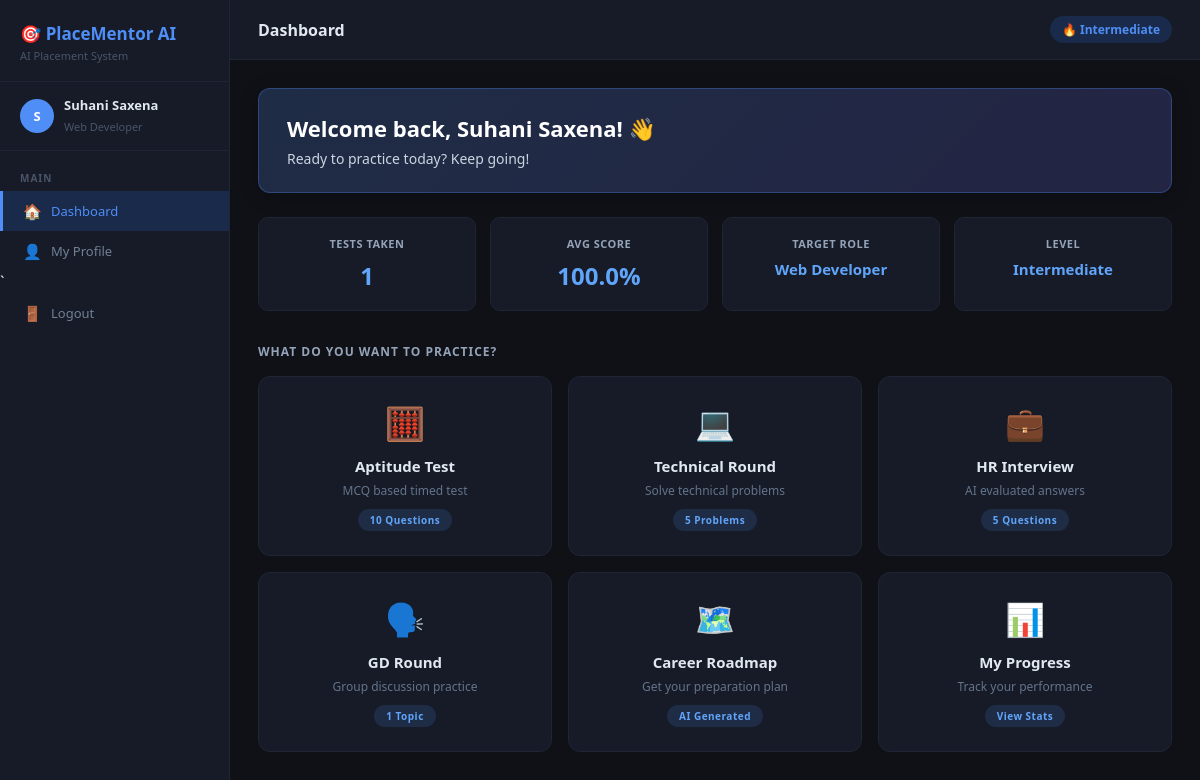
The app's page /dashboard (signed in) with its own data.
### tables this page shows
CREATE TABLE users (
            id INTEGER PRIMARY KEY AUTOINCREMENT,
            username TEXT NOT NULL,
            email TEXT UNIQUE NOT NULL,
            password TEXT NOT NULL,
            target_role TEXT,
            created_at TIMESTAMP DEFAULT CURRENT_TIMESTAMP
        );

CREATE TABLE levels (
            id INTEGER PRIMARY KEY AUTOINCREMENT,
            user_id INTEGER,
            level_name TEXT,
            unlocked INTEGER DEFAULT 0,
            FOREIGN KEY (user_id) REFERENCES users(id)
        );

### app.py (the view)
@app.route('/dashboard')
def dashboard():
    if 'user_id' not in session:
        return redirect('/login')
    conn   = get_connection()
    cursor = conn.cursor()
    cursor.execute("SELECT target_role FROM users WHERE id = ?", (session['user_id'],))
    user = cursor.fetchone()
    cursor.execute("SELECT COUNT(*) as total FROM attempts WHERE user_id = ?", (session['user_id'],))
    total = cursor.fetchone()
    cursor.execute(
        "SELECT AVG(score * 100.0 / total) as avg FROM attempts WHERE user_id = ?",
        (session['user_id'],),
    )
    avg = cursor.fetchone()
    conn.close()
    stats = {
        'total_tests': total['total'],
        'avg_score'  : round(avg['avg'], 1) if avg['avg'] else 0
    }
    return render_template('dashboard.html',
        username    = session['username'],
        target_role = user['target_role'] or 'Not Set',
        stats       = stats,
        level       = get_user_display_level(session['user_id'])
    )

### app.py (called while the page is built)
@app.context_processor
def inject_sidebar_context():
    if 'user_id' not in session:
        return {}
    conn = get_connection()
    cursor = conn.cursor()
    cursor.execute("SELECT target_role FROM users WHERE id = ?", (session['user_id'],))
    user = cursor.fetchone()
    conn.close()
    return {'target_role': (user['target_role'] or 'Not Set') if user else 'Not Set'}

### models/database.py (called while the page is built)
def get_connection():
    conn = sqlite3.connect(DATABASE)
    conn.row_factory = sqlite3.Row
    return conn

### models/levels.py (called while the page is built)
def ensure_user_levels(user_id):
    conn = get_connection()
    cursor = conn.cursor()
    cursor.execute(
        "SELECT 1 FROM levels WHERE user_id = ? AND level_name = 'beginner'",
        (user_id,),
    )
    if not cursor.fetchone():
        cursor.execute(
            "INSERT INTO levels (user_id, level_name, unlocked) VALUES (?, 'beginner', 1)",
            (user_id,),
        )
        conn.commit()
    conn.close()

def get_user_play_level(user_id):
    ensure_user_levels(user_id)
    conn = get_connection()
    cursor = conn.cursor()
    cursor.execute(
        "SELECT level_name FROM levels WHERE user_id = ? AND unlocked = 1",
        (user_id,),
    )
    rows = cursor.fetchall()
    conn.close()
    best = 'beginner'
    for row in rows:
        name = row['level_name'].lower()
        if LEVEL_ORDER.get(name, -1) > LEVEL_ORDER.get(best, -1):
            best = name
    return best

def get_user_display_level(user_id):
    return get_user_play_level(user_id).capitalize()

### templates/dashboard.html
{% extends "base.html" %}
{% block content %}
<div class="app-layout">
    {% set active = 'dashboard' %}
    {% include 'sidebar.html' with context %}
    <div class="main-content">
        <div class="topbar">
            <h3>Dashboard</h3>
            <span class="topbar-badge">🔥 {{ level }}</span>
        </div>
        <div class="page-content">
            <div class="welcome-banner">
                <h2>Welcome back, <span style="text-transform: capitalize;">{{ username }}</span>! 👋</h2>
                <p>Ready to practice today? Keep going!</p>
            </div>
            <div class="stats-grid">
                <div class="stat-card">
                    <p class="stat-label">Tests Taken</p>
                    <h3 class="stat-number">{{ stats.total_tests }}</h3>
                </div>
                <div class="stat-card">
                    <p class="stat-label">Avg Score</p>
                    <h3 class="stat-number">{{ stats.avg_score }}%</h3>
                </div>
                <div class="stat-card">
                    <p class="stat-label">Target Role</p>
                    <h3 class="stat-number" style="font-size:15px; margin-top:4px;">{{ target_role }}</h3>
                </div>
                <div class="stat-card">
                    <p class="stat-label">Level</p>
                    <h3 class="stat-number" style="font-size:15px; margin-top:4px;">{{ level }}</h3>
                </div>
            </div>
            <p class="section-title">What do you want to practice?</p>
            <div class="menu-grid">
                <a href="/instructions/aptitude" class="menu-card">
                    <div class="menu-icon">🧮</div>
                    <h4>Aptitude Test</h4>
                    <p>MCQ based timed test</p>
                    <span class="menu-badge">10 Questions</span>
                </a>
                <a href="/instructions/coding" class="menu-card">
                    <div class="menu-icon">💻</div>
                    <h4>Technical Round</h4>
                    <p>Solve technical problems</p>
                    <span class="menu-badge">5 Problems</span>
                </a>
                <a href="/instructions/interview" class="menu-card">
                    <div class="menu-icon">💼</div>
                    <h4>HR Interview</h4>
                    <p>AI evaluated answers</p>
                    <span class="menu-badge">5 Questions</span>
                </a>
                <a href="/instructions/gd" class="menu-card">
                    <div class="menu-icon">🗣️</div>
                    <h4>GD Round</h4>
                    <p>Group discussion practice</p>
                    <span class="menu-badge">1 Topic</span>
                </a>
                <a href="/roadmap" class="menu-card">
                    <div class="menu-icon">🗺️</div>
                    <h4>Career Roadmap</h4>
                    <p>Get your preparation plan</p>
                    <span class="menu-badge">AI Generated</span>
                </a>
                <a href="/progress" class="menu-card">
                    <div class="menu-icon">📊</div>
                    <h4>My Progress</h4>
                    <p>Track your performance</p>
                    <span class="menu-badge">View Stats</span>
                </a>
            </div>
        </div>
    </div>
</div>
{% endblock %}

### templates/sidebar.html
<aside class="sidebar" id="appSidebar">
    <div class="sidebar-logo">
        <h2 class="sidebar-brand"><span id="sidebarToggle" class="sidebar-icon" title="Toggle Sidebar">🎯</span> <span class="brand-text">PlaceMentor AI</span></h2>
        <p class="sidebar-tagline">AI Placement System</p>
    </div>
    <div class="sidebar-user">
        <div class="user-avatar">{{ session['username'][0] }}</div>
        <div class="user-info">
            <p style="text-transform: capitalize;">{{ session['username'] }}</p>
            <span>{{ target_role if target_role else 'Placement Prep' }}</span>
        </div>
    </div>
    <nav class="nav-section">
        <div class="nav-label">Main</div>
        <a href="/dashboard" class="nav-item {% if active == 'dashboard' %}active{% endif %}" title="Dashboard">
            <span class="nav-icon">🏠</span>
            <span class="nav-text">Dashboard</span>
        </a>
        <a href="/profile" class="nav-item {% if active == 'profile' %}active{% endif %}" title="My Profile">
            <span class="nav-icon">👤</span>
            <span class="nav-text">My Profile</span>
        </a>`
        <a href="/logout" class="nav-item" title="Logout">
            <span class="nav-icon">🚪</span>
            <span class="nav-text">Logout</span>
        </a>
    </nav>
</aside>

### records on screen
users: username "Suhani Saxena", target_role "Web Developer"
levels: level_name "Intermediate"

### other values on screen
{{ session['username'][0] }} "S"
{{ stats.total_tests }} "1"
{{ stats.avg_score }} "100.0"
